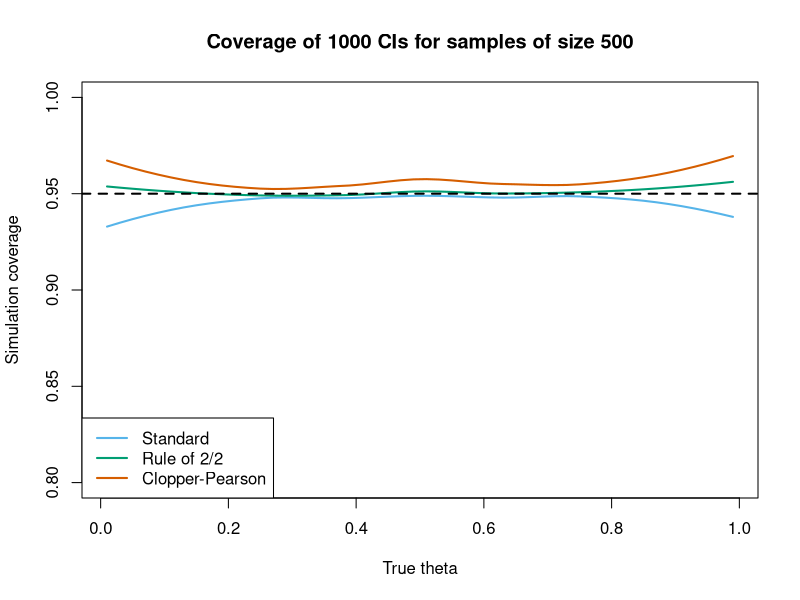

This chart was generated by the following R code:
# Try with n = 50, 100, 200, 500
# Runs slowly if reps are increased much over 1000

n <- 500
reps <- 1000

# Create vectors to store values
thetavals <- seq(.01,.99,.01)
thetahat <- rep(NA, reps); lower <- rep(NA, reps); upper <- rep(NA, reps)
thetaadj <- rep(NA, reps); loweradj <- rep(NA, reps); upperadj <- rep(NA, reps)
lowercp <- rep(NA, reps); uppercp <- rep(NA, reps)
cover <- rep(NA, length(thetavals)); coveradj <- cover; covercp <- cover

# Simulate *reps* random samples and creates three types of intervals for each
for (i in 1:length(thetavals)) {

  theta <- thetavals[i]
  x <- rbinom(reps, n, theta)

  for(j in 1:reps) {
    nu1 <- 2*(n-x[j]+1)
    nu2 <- 2*x[j]
    nu3 <- 2*(x[j]+1)
    nu4 <- 2*(n-x[j])
    F12 <- qf(.975, nu1, nu2)
    F34 <- qf(.975, nu3, nu4)
    thetahat[j] <- x[j] / n
    lower[j] <- thetahat[j] - 1.96 * sqrt((thetahat[j] * (1 - thetahat[j])) / n)
    upper[j] <- thetahat[j] + 1.96 * sqrt((thetahat[j] * (1 - thetahat[j])) / n)
    
    thetaadj[j] <- (x[j] + 2) / (n + 4)
    loweradj[j] <- thetaadj[j] - 1.96 * sqrt((thetaadj[j] * (1 - thetaadj[j])) / n)
    upperadj[j] <- thetaadj[j] + 1.96 * sqrt((thetaadj[j] * (1 - thetaadj[j])) / n)

    lowercp[j] <- 1 / (1 + ((n-x[j]+1)/x[j])*F12)
    uppercp[j] <- ((x[j]+1)/(n-x[j]))*F34 / ( (1 + (((x[j]+1)/(n-x[j]))*F34)))
  }
  cover[i] <- mean((lower < theta) & (upper > theta))
  coveradj[i] <- mean((loweradj < theta) & (upperadj > theta))
  covercp[i] <- mean((lowercp < theta) & (uppercp > theta))
}


# Plots smoothed versions of coverage for three methods

plot(loess.smooth(thetavals,cover, degree = 2), type="l", ylim=c(.8,1), 
     col = "#56B4E9", lwd = 2, ylab = "Simulation coverage", xlab = "True theta",
     main = paste("Coverage of", reps, "CIs for samples of size", n))
lines(loess.smooth(thetavals,coveradj, degree = 2), type = "l", col = "#009E73",
      lwd = 2)
lines(loess.smooth(thetavals,covercp, degree = 2), type = "l", col = "#D55E00",
      lwd = 2)
abline(h = .95, lty = 2, lwd = 2)
legend("bottomleft", legend = c("Standard", "Rule of 2/2", "Clopper-Pearson"), 
       col = c("#56B4E9", "#009E73", "#D55E00"), lty = 1, lwd = 2)